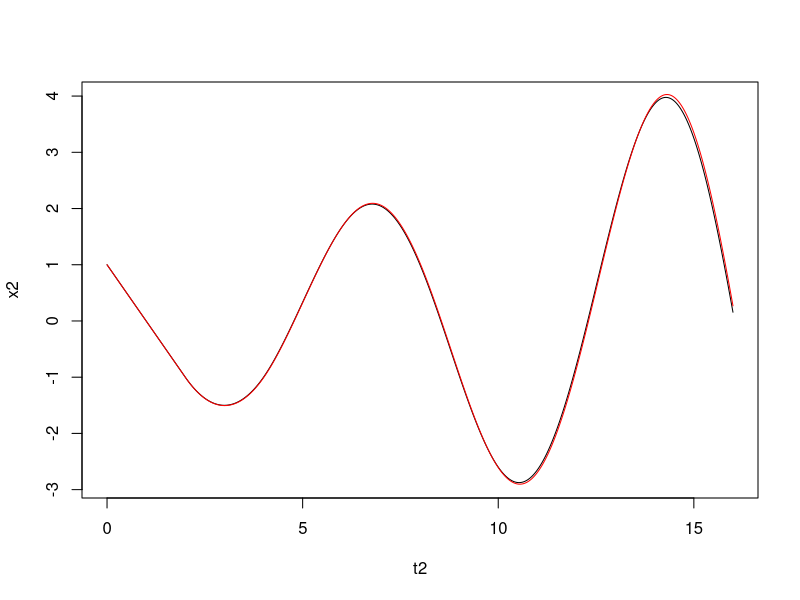

Write R code to recreate this figure.
# solucion de la ecuacion x'(t) = -x(t-T) para t >= 0
# con x(t)=1 para t en [-T,0]


t2=5

#======================= solucion analitica con retardo

tao = 2
del1 = .1
n = tao/del1+1

t = seq(0,1,length.out = 100)

nrep = 8

t2 = c()
x2 = c()

for (n in 1:nrep){
  #n = 2
  tt = tao*t+(n-1)*tao
  x = 1
  for (k in 1:n){
    x = x + (-1)^k * (tt-(k-1)*tao)^k / factorial(k)
  }
  t2 = c(t2, tt)
  x2 = c(x2, x)
}

file = 'ecu2_1'
png(paste(file,".png",sep=''))

#print(length(t2))
#print(length(x2))
#print(t2)
#print(x2)
plot(t2,x2, type='l')


#======================= solucion numerica con  retardo

tao = 2
del1 = .01
n = tao/del1+1

t = seq(0,tao,length.out = n)
y = rep(1, n)

nrep = 8
#cat('nrep:', nrep, '\n')

tt = t

for (i in 2:nrep){
  tt = c(tt, (i-1)*tao+t[2:n])
}

print('tt')
print(tt)

nt = length(tt)

yy = rep(0,nt)

y1 = y[1]
yy[1] = y1

for (i in 2:n){
  y2 = y1 - del1*y[i]
  yy[i] = y2
  y1 = y2
}

#print('yy')
#print(yy)

#print('y1')
#print(y1)

for (i in (n+1):nt){
  y2 = y1 - del1*yy[i-n]
  yy[i] = y2
  y1 = y2
}

#print(tt)
#print(yy)

#print(length(tt))
#print(length(yy))

points(tt, yy, type='l', col='red')

dev.off()
